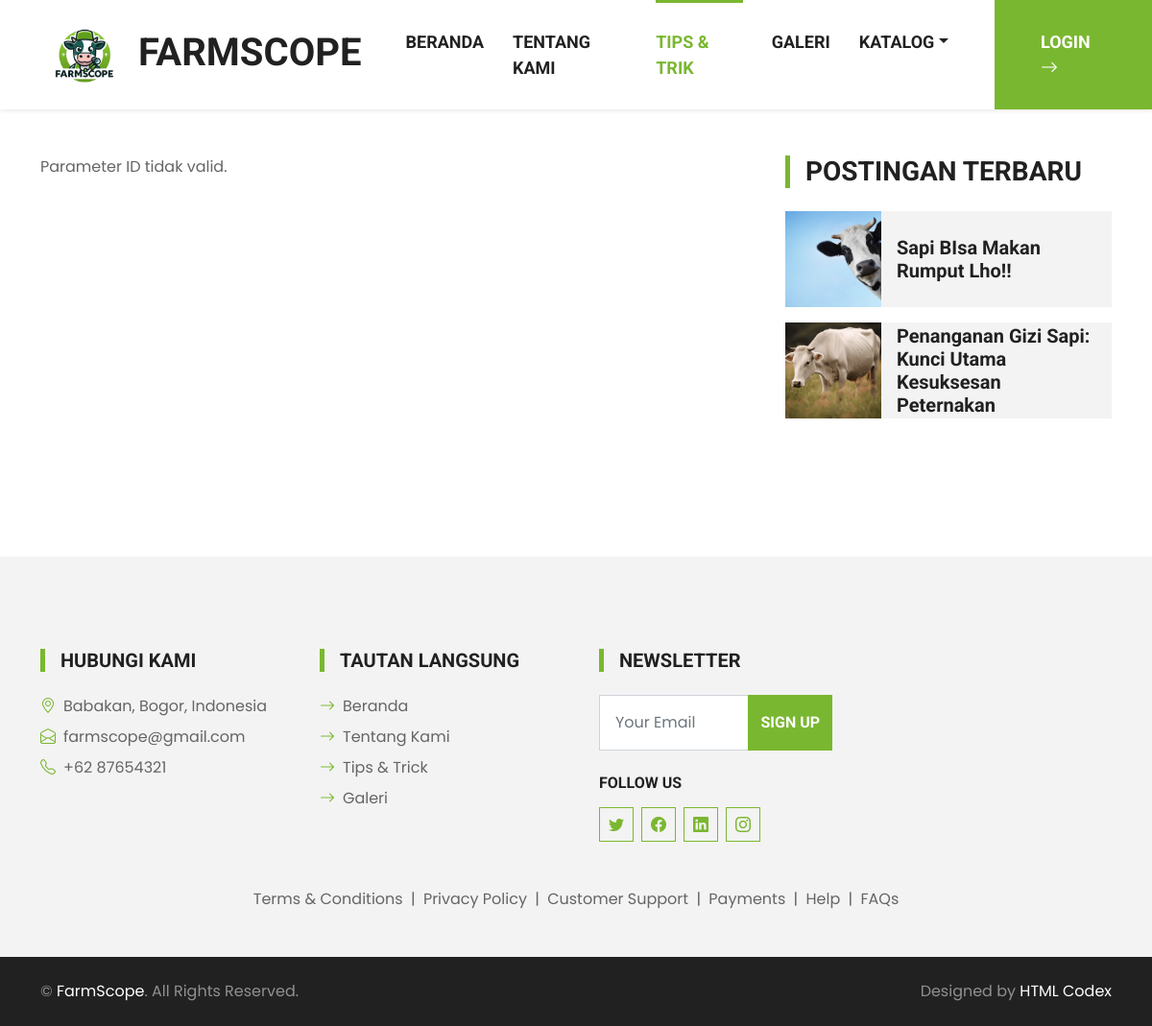
/detail_tips&trik.php, run on the app's committed database.
### tables this page shows
CREATE TABLE `articles` (
  `id` int(11) NOT NULL,
  `gambar` varchar(100) NOT NULL,
  `judul` varchar(100) NOT NULL,
  `konten` text NOT NULL
);

### detail_tips&trik.php (the view, shortened to what this page needs)
<!DOCTYPE html>
<html lang="en">
<head>
    <link href="https://cdn.jsdelivr.net/npm/bootstrap-icons@1.4.1/font/bootstrap-icons.css" rel="stylesheet">
    <link href="lib/flaticon/font/flaticon.css" rel="stylesheet">
    <link href="lib/owlcarousel/assets/owl.carousel.min.css" rel="stylesheet">
    <link href="css/bootstrap.min.css" rel="stylesheet">
    <link href="css/style.css" rel="stylesheet">
</head>
<body>
    <nav class="navbar navbar-expand-lg bg-white navbar-light shadow-sm py-3 py-lg-0 px-3 px-lg-0">
        <a href="index.html" class="navbar-brand ms-lg-5">
            <h1 class="m-0 text-uppercase text-dark"><img src="img/icon/logo.png" alt="Ikon Sapi" width="80" height="80" class="me-3"></i>FarmScope</h1>
        </a>
        <div class="collapse navbar-collapse" id="navbarCollapse">
            <div class="navbar-nav ms-auto py-0">
                <a href="index.php" class="nav-item nav-link">Beranda</a>
                <a href="tentangkami.html" class="nav-item nav-link">Tentang Kami</a>
                <a href="tips&trik.php" class="nav-item nav-link active">Tips & Trik</a>
                <a href="galeri.php" class="nav-item nav-link">Galeri</a>
                <div class="nav-item dropdown">
                    <a href="#" class="nav-link dropdown-toggle" data-bs-toggle="dropdown">Katalog</a>
                </div>
                <a href="login.php" class="nav-item nav-link nav-contact bg-primary text-white px-5 ms-lg-5">Login <i class="bi bi-arrow-right"></i></a>
            </div>
        </div>
    </nav>
       <div class="container py-5">
        <div class="row g-5">
            <div class="col-lg-8">
            <div class="mb-5">
                <?php
                echo '<div class="col-12 col-sm-12 h-90">';
                    include 'servernya/tes_koneksi.php';
                    if (isset($_GET['id'])) {
                        $id = $_GET['id'];
                        $sql = "SELECT * FROM articles WHERE id = $id";
                        $result = $conn->query($sql);
                        if ($result->num_rows > 0) {
                            while ($row = $result->fetch_assoc()) {
                                echo '<img class="img-fluid rounded mb-5" src="admin/assets/components/' . $row['gambar'] . '" alt="gambar artikel">' ;
                                echo '<h1 class="text-uppercase mb-4">' . $row["judul"] . '</h1>';
                                echo '<p style="text-align:justify">' . $row["konten"] . '</p>';
                            }
                        } else {
                            echo "Tidak ada artikel saat ini";
                        }
                    } else {
                        echo "Parameter ID tidak valid.";
                    }
                echo '</div>';
                ?>
            </div>
            </div>
            <div class="col-lg-4">
                <div class="mb-5">
                    <h3 class="text-uppercase border-start border-5 border-primary ps-3 mb-4">Postingan Terbaru</h3>
                    <?php
                        include 'servernya/tes_koneksi.php';
                            $sql = "SELECT * FROM articles";
                            $result = $conn->query($sql);
                            if ($result->num_rows > 0) {
                                while ($row = $result->fetch_assoc()) {
                                    echo '<div class="d-flex overflow-hidden mb-3">';
                                        echo '<img class="img-fluid" src="admin/assets/components/' . $row['gambar'] . '" style="width: 100px; height: 100px; object-fit: cover;" alt="">';
                                        echo '<a href="detail_tips&trik.php?id='. $row['id'] .'" class="h5 d-flex align-items-center bg-light px-3 mb-0">' . $row["judul"] .
                                        '</a>';
                                    echo '</div>';
                                }
                            } else {
                                echo "Tidak ada artikel saat ini";
                            }
                    ?>
                </div>
            </div>
        </div>
    </div>
    <div class="container-fluid bg-light mt-5 py-5">
        <div class="container pt-5">
            <div class="row g-5">
                <div class="col-lg-3 col-md-6">
                    <h5 class="text-uppercase border-start border-5 border-primary ps-3 mb-4">Hubungi Kami</h5>
                    <p class="mb-2"><i class="bi bi-geo-alt text-primary me-2"></i>Babakan, Bogor, Indonesia</p>
                    <p class="mb-2"><i class="bi bi-envelope-open text-primary me-2"></i>farmscope@gmail.com</p>
                    <p class="mb-0"><i class="bi bi-telephone text-primary me-2"></i>+62 87654321</p>
                </div>
                <div class="col-lg-3 col-md-6">
                    <h5 class="text-uppercase border-start border-5 border-primary ps-3 mb-4">Tautan Langsung</h5>
                    <div class="d-flex flex-column justify-content-start">
                        <a class="text-body mb-2" href="index.php"><i class="bi bi-arrow-right text-primary me-2"></i>Beranda</a>
                        <a class="text-body mb-2" href="tentangkami.html"><i class="bi bi-arrow-right text-primary me-2"></i>Tentang Kami</a>
                        <a class="text-body mb-2" href="tips&trik.php"><i class="bi bi-arrow-right text-primary me-2"></i>Tips & Trick</a>
                        <a class="text-body mb-2" href="galeri.php"><i class="bi bi-arrow-right text-primary me-2"></i>Galeri</a>
                    </div>
                </div>
                <div class="col-lg-3 col-md-6">
                    <h5 class="text-uppercase border-start border-5 border-primary ps-3 mb-4">Newsletter</h5>
                    <form action="">
                        <div class="input-group">
                            <input type="text" class="form-control p-3" placeholder="Your Email">
                            <button class="btn btn-primary">Sign Up</button>
                        </div>
                    </form>
                    <h6 class="text-uppercase mt-4 mb-3">Follow Us</h6>
                    <div class="d-flex">
                        <a class="btn btn-outline-primary btn-square me-2" href="#"><i class="bi bi-twitter"></i></a>
                        <a class="btn btn-outline-primary btn-square me-2" href="#"><i class="bi bi-facebook"></i></a>
                        <a class="btn btn-outline-primary btn-square me-2" href="#"><i class="bi bi-linkedin"></i></a>
                        <a class="btn btn-outline-primary btn-square" href="#"><i class="bi bi-instagram"></i></a>
                    </div>
                </div>
                <div class="col-12 text-center text-body">
                    <a class="text-body" href="">Terms & Conditions</a>
                    <span class="mx-1">|</span>
                    <a class="text-body" href="">Privacy Policy</a>
                    <span class="mx-1">|</span>
                    <a class="text-body" href="">Customer Support</a>
                    <span class="mx-1">|</span>
                    <a class="text-body" href="">Payments</a>
                    <span class="mx-1">|</span>
                    <a class="text-body" href="">Help</a>
                    <span class="mx-1">|</span>
                    <a class="text-body" href="">FAQs</a>
                </div>
            </div>
        </div>
    </div>
    <div class="container-fluid bg-dark text-white-50 py-4">
        <div class="container">
            <div class="row g-5">
                <div class="col-md-6 text-center text-md-start">
                    <p class="mb-md-0">&copy; <a class="text-white" href="index.php">FarmScope</a>. All Rights Reserved.</p>
                </div>
                <div class="col-md-6 text-center text-md-end">
                    <p class="mb-0">Designed by <a class="text-white" href="https://htmlcodex.com">HTML Codex</a></p>
                </div>
            </div>
        </div>
    </div>
</body>
</html>

### css/style.css (style rules this page uses)
:root { --primary: #7AB730; --secondary: #FFD33C; --light: #F3F3F3; --dark: #212121; }
* { margin: 0; padding: 0; box-sizing: border-box; }
body { font-family: 'Poppins', sans-serif; }
.btn { font-family: 'Roboto', sans-serif; text-transform: uppercase; font-weight: 700; transition: .5s; }
.btn-primary { color: #FFFFFF; }
.btn-square { width: 36px; height: 36px; }
.btn-square, .btn-sm-square, .btn-lg-square { padding-left: 0; padding-right: 0; text-align: center; }
.navbar-light .navbar-nav .nav-link { font-family: 'Roboto', sans-serif; position: relative; margin-left: 30px; padding: 30px 0; font-size: 18px; font-weight: 700; text-transform: uppercase; color: var(--dark); outline: none; transition: .5s; }
.navbar-light .navbar-nav .nav-link:hover, .navbar-light .navbar-nav .nav-link.active { color: var(--primary); }
@media (min-width: 992px) { .navbar-light .navbar-nav .nav-link::before { position: absolute; content: ""; width: 0; height: 7px; top: -4px; left: 50%; background: var(--primary); transition: .5s; } }
@media (min-width: 992px) { .navbar-light .navbar-nav .nav-link:hover::before, .navbar-light .navbar-nav .nav-link.active::before { width: 100%; left: 0; } }
@media (min-width: 992px) { .navbar-light .navbar-nav .nav-link.nav-contact::before { width: 100%; height: 1px; top: -1px; left: 0; } }

### data on the page
articles: gambar (picture), judul "Sapi BIsa Makan Rumput Lho!!"
articles: gambar (picture), judul "Penanganan Gizi Sapi: Kunci Utama Kesuksesan Peternakan"
